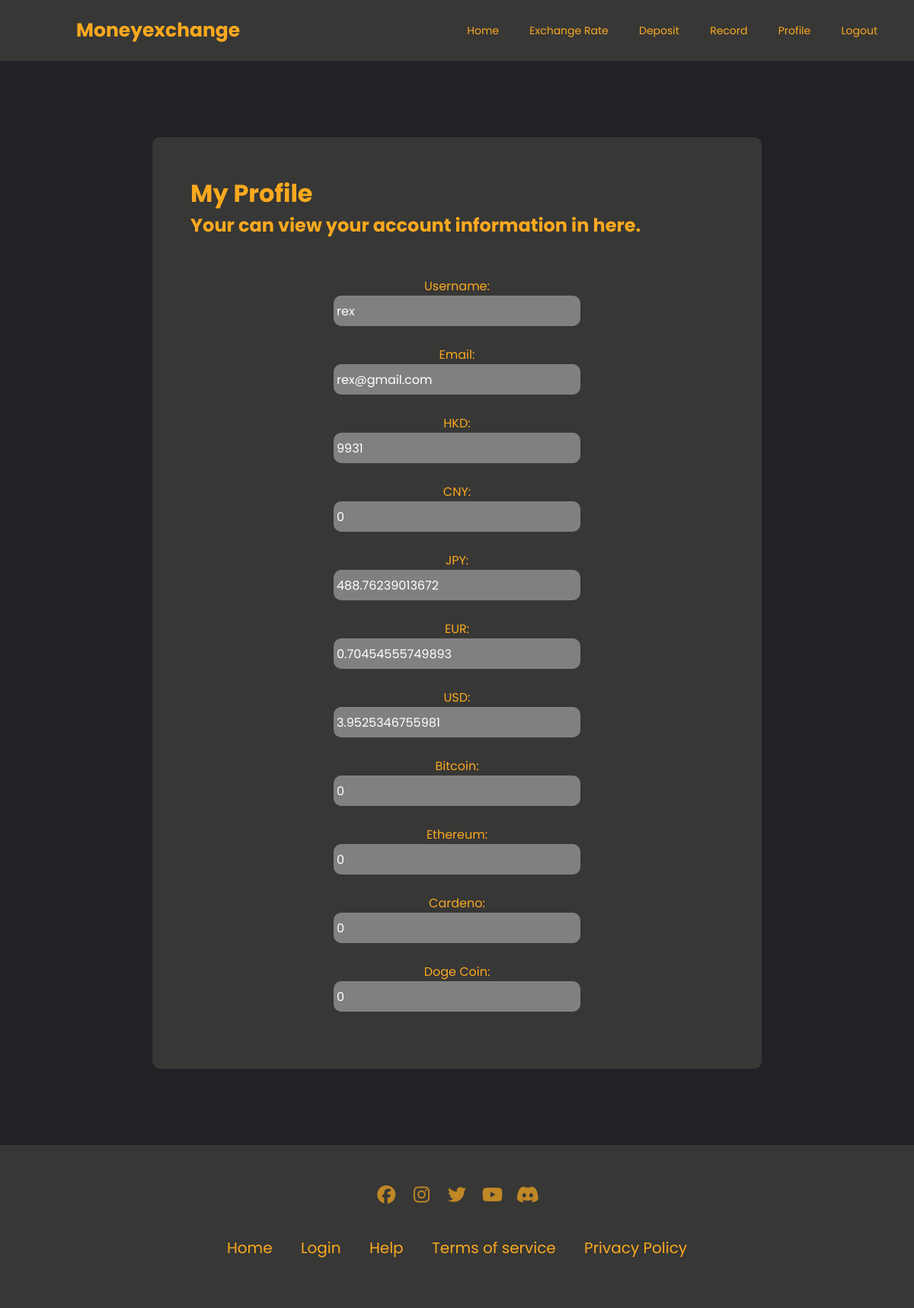
The page /profile.php (signed in) on the database its author committed.
### tables this page shows
CREATE TABLE `user` (
  `id` int(100) NOT NULL,
  `username` varchar(40) NOT NULL,
  `password` varchar(255) NOT NULL,
  `email` varchar(255) NOT NULL,
  `HKD` float(30,20) NOT NULL,
  `CNY` float(30,20) NOT NULL,
  `JPY` float(30,20) NOT NULL,
  `EUR` float(30,20) NOT NULL,
  `USD` float(30,20) NOT NULL,
  `ETH` float(30,20) NOT NULL,
  `BTC` float(30,20) NOT NULL,
  `ADA` float(30,20) NOT NULL,
  `Dog` float(30,20) NOT NULL
);

### profile.php (the view, shortened to what this page needs)
<?php
include_once 'header.php';
?>
<html>
    <body style="background-color: rgb(32, 34, 37);">
    <div style="height: max-content;  width: 100%; padding: 100px">
        <div class="profilebackdiv">
            <div class="profilediv">
                <h1 style="color: #faa91f;">My Profile</h1>
                <h2 class="" style="color: #faa91f;">Your can view your account information in here.</h2>
            </div>
            <br><br>
            <?php
            $sql = "SELECT * FROM user WHERE username = ?";
            if($stmt = mysqli_prepare($link, $sql)){
                mysqli_stmt_bind_param($stmt, "s", $_SESSION["username"]);
                if(mysqli_stmt_execute($stmt)){
                    $query=$stmt->get_result();
                    foreach ($query as $row){?>
                    <div>
                        <form class="" action="">
                                <fieldset class="" style="border: none;">
                                    <div style="text-align: center;">
                                        <label for="" style="color:#faa91f">Username: </label><br>
                                        <input class="reformdivinput" type="text" name="username" value="<?php echo $row['username'];?>" readonly>
                                        <br><br>
                                        <label for="" style="color:#faa91f">Email: </label><br>
                                        <input class="reformdivinput" type="email" name="email" value="<?php echo $row['email'];?>" readonly>
                                        <br><br>
                                        <label for="" style="color:#faa91f">HKD: </label><br>
                                        <input class="reformdivinput" type="text" name="password" value="<?php echo $row['HKD'];?>" readonly>
                                        <br><br>
                                        <label for="" style="color:#faa91f">CNY: </label><br>
                                        <input class="reformdivinput" type="text" name="password" value="<?php echo $row['CNY'];?>" readonly>
                                        <br><br>
                                        <label for="" style="color:#faa91f">JPY: </label><br>
                                        <input class="reformdivinput" type="text" name="password" value="<?php echo $row['JPY'];?>" readonly>
                                        <br><br>
                                        <label for="" style="color:#faa91f">EUR: </label><br>
                                        <input class="reformdivinput" type="text" name="password" value="<?php echo $row['EUR'];?>" readonly>
                                        <br><br>
                                        <label for="" style="color:#faa91f">USD: </label><br>
                                        <input class="reformdivinput" type="text" name="password" value="<?php echo $row['USD'];?>" readonly>
                                        <br><br>
                                        <label for="" style="color:#faa91f">Bitcoin: </label><br>
                                        <input class="reformdivinput" type="text" name="password" value="<?php echo $row['BTC'];?>" readonly>
                                        <br><br>
                                        <label for="" style="color:#faa91f">Ethereum: </label><br>
                                        <input class="reformdivinput" type="text" name="password" value="<?php echo $row['ETH'];?>" readonly>
                                        <br><br>
                                        <label for="" style="color:#faa91f">Cardeno: </label><br>
                                        <input class="reformdivinput" type="text" name="password" value="<?php echo $row['ADA'];?>" readonly>
                                        <br><br>
                                        <label for="" style="color:#faa91f">Doge Coin: </label><br>
                                        <input class="reformdivinput" type="text" name="password" value="<?php echo $row['Dog'];?>" readonly>
                                        <br><br>
                                        </div>
                                </fieldset>
                        </form>
                    </div>
                <?php }
                } else{
                    echo "Oops! Something went wrong. Please try again later.";
                }
            }
          ?>
        </div>
    </div>
</html>
<?php include_once 'footer.php'; ?>

### style.css (style rules this page uses)
* { padding: 0; margin: 0; text-decoration: none; list-style: none; box-sizing: border-box; font-family: "Poppins", "sans-serif"; }
body { background-color: rgb(32, 34, 37); }
.profilebackdiv { background-color: #373736; width: 800px; height: max-content; margin: 0px auto; padding: 50px; border-radius: 10px; }
.reformdivinput { height: 40px; background: grey; color: white; border-radius: 10px; border: none; font-size: 1em; padding: 4px; margin: 0; text-decoration: none; list-style: none; box-sizing: border-box; font-family: "Poppins", "sans-serif"; }

### rows shown on the page
user: username "rex", email "rex@gmail.com", password "9931", password "0", password "488.76239013672", password "0.70454555749893", password "3.9525346755981"
